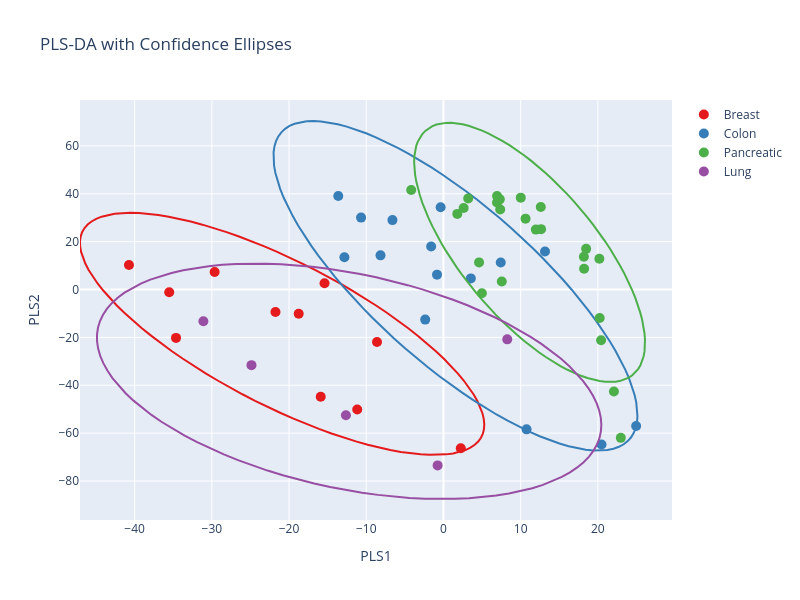

Notebook code for this chart:
### Code cell
import numpy as np
import plotly.graph_objects as go

def make_ellipse(x, y, n_std=2.0, num_points=100):
    """
    Create an ellipse for the covariance of x and y points.
    n_std = number of standard deviations for the ellipse
    """
    cov = np.cov(x, y)
    mean_x = np.mean(x)
    mean_y = np.mean(y)

    # Eigen decomposition
    eigvals, eigvecs = np.linalg.eigh(cov)
    order = eigvals.argsort()[::-1]
    eigvals, eigvecs = eigvals[order], eigvecs[:, order]

    # Parametric ellipse
    t = np.linspace(0, 2*np.pi, num_points)
    ellipse = np.array([np.cos(t), np.sin(t)])  # shape 2 x num_points

    # Scale by sqrt(eigenvalues) * n_std
    axes = n_std * np.sqrt(eigvals)
    ellipse = eigvecs @ np.diag(axes) @ ellipse

    # Translate to mean
    ellipse[0, :] += mean_x
    ellipse[1, :] += mean_y

    return ellipse[0, :], ellipse[1, :]

# -------------------------
# Create Plotly figure with points
fig = go.Figure()

types = df_scores['Type'].unique()
colors = px.colors.qualitative.Set1

for i, t in enumerate(types):
    subset = df_scores[df_scores['Type'] == t]
    
    # Add scatter points
    fig.add_trace(go.Scatter(
        x=subset['PLS1'],
        y=subset['PLS2'],
        mode='markers',
        name=t,
        marker=dict(size=10, color=colors[i % len(colors)]),
        hovertext=subset['Sample_ID']
    ))
    
    # Add ellipse
    ex, ey = make_ellipse(subset['PLS1'], subset['PLS2'], n_std=2)
    fig.add_trace(go.Scatter(
        x=ex, y=ey,
        mode='lines',
        line=dict(color=colors[i % len(colors)], width=2),
        name=f"{t} ellipse",
        showlegend=False
    ))

fig.update_layout(
    title="PLS-DA with Confidence Ellipses",
    xaxis_title="PLS1",
    yaxis_title="PLS2",
    width=800,
    height=600
)

fig.show()
#fig.write_html("PLSDA-1-2_Interactive_Breast_Colon_Pancreatic_Lung_MaxSumNorm.html")
